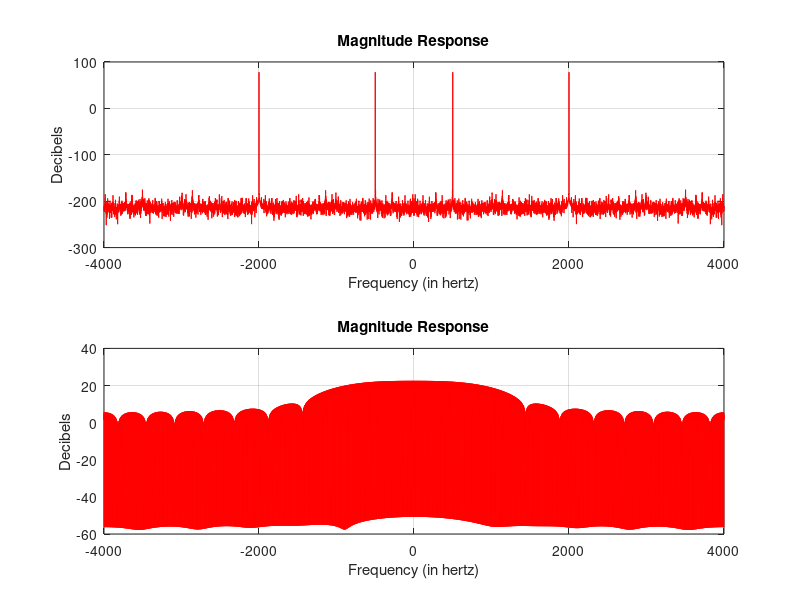

Write the MATLAB code that produced this figure.
%%Time specifications:
Fs = 8e3;                      % samples per second
t = 0:1/Fs:2-1/Fs;
N = length(t);

%%Frequency specifications:
f = (-N/2:N/2-1)*Fs/N;           % hertz

%%Sine wave:
Fs1 = 500;                       % hertz
Fs2 = 2e3;                       % hertz
x1 = cos(2*pi*Fs1*t);
x2 = cos(2*pi*Fs2*t);

final_x=x1+x2;
N = length(final_x);

%Fourier Transform:
y = fftshift(fft(final_x,N));


%%Plot the spectrum:
figure;
%subplot(4,1,1) 
%plot(t,x1)
%xlabel('Time');
%ylabel('amplitude');
%title('Signal1');
%grid on;
%subplot(4,1,2) 
%plot(t,final_x)
%xlabel('Time');
%ylabel('amplitude');
%title('Signal3');
%grid on;
subplot(2,1,1) 
plot(f,20*log10(abs(y)),'r');
xlabel('Frequency (in hertz)');
ylabel('Decibels');
title('Magnitude Response');
grid on;

pkg load signal;
lp_coef=fir1(20,1500/Fs,'low');
k=filter(lp_coef,1,y);

l = fftshift(fft(k,N));
subplot(2,1,2) 
plot(f,5*log10(abs(l)),'r');
xlabel('Frequency (in hertz)');
ylabel('Decibels');
title('Magnitude Response');
grid on;

